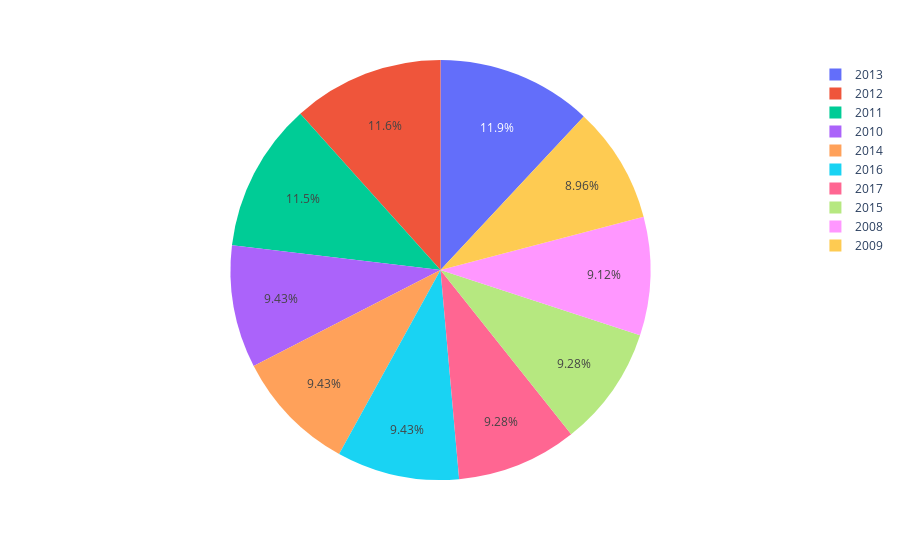

Here is the notebook cell this chart was saved with:
### Markdown cell above
## Number of matches played per season

### Code cell
from collections import Counter
seasons=matches['season'].to_list()
count_seasons=Counter(seasons)
fig = px.pie(names=list(count_seasons.keys()),values=list(count_seasons.values()))
fig.show()

### Figure 1 — Plotly figure (JSON) as saved in the notebook; plotly's stock layout.template omitted (floating-point values rounded to 4 significant figures)
{"data": [{"domain": {"x": [0, 1], "y": [0, 1]}, "hovertemplate": "label=%{label}<br>value=%{value}<extra></extra>", "labels": [2017, 2008, 2009, 2010, 2011, 2012, 2013, 2014, 2015, 2016], "legendgroup": "", "name": "", "showlegend": true, "type": "pie", "values": [59, 58, 57, 60, 73, 74, 76, 60, 59, 60]}], "layout": {"legend": {"tracegroupgap": 0}, "margin": {"t": 60}}}
